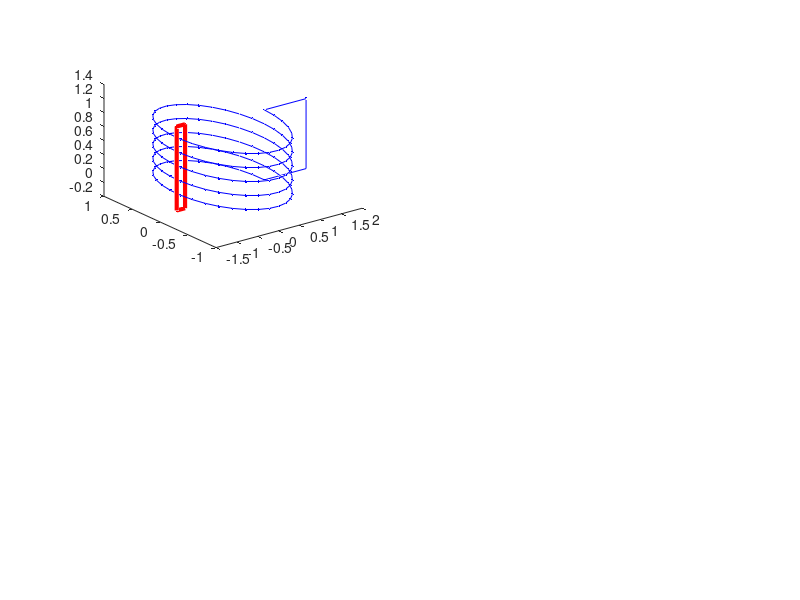

Reproduce this figure in MATLAB. (Note: this script raises an error after producing the figure.)

function test

  clear all ;
  
  ns = [5, 10, 50, 150 ] ;
    
  for kk=1:4

    subplot(2,2,kk) ;

    [x,y,z] = spira();
    hold off ;
    plot3([x,x(1)],[y,y(1)],[z,z(1)],'-r.','LineWidth',3);
    hold on

    [x1,y1,z1] = spiral(ns(kk),32*ns(kk));
    plot3([x1,x1(1)],[y1,y1(1)],[z1,z1(1)],'-b.');

    P = [ x ; y ; z ] ;
    Q = [ x1; y1; z1 ] ;

    tic
    [L,E] = lk( P, Q );
    toc

    fprintf('L = %6d, err = %6g\n', L(1,2), E(1,2) ) ;
    
    title(sprintf('LK = %d',L(1,2)));
    axis equal;
  end
  N = 100000 ;
  [x1,y1,z1] = spiral(N,32*N);
  Q = [ x1; y1; z1 ] ;

  tic
  [L,E] = lk( P, Q );
  toc

  fprintf('L = %d, err = %g\n', L, E ) ;
  
end

function [x,y,z] = spiral(N,npts)
  t = [0:N/npts:N];
  x = cos(2*pi*t);
  y = sin(2*pi*t);
  z = t/t(end);
  x = [x 2 2];
  y = [y 0 0];
  z = [z 1 0];
end

function [x,y,z] = spira()
  x = [-0.9 -0.9 -1.1 -1.1];
  y = [0 0 0 0];
  z = [-0.1 1.1 1.1 -0.1];
end



